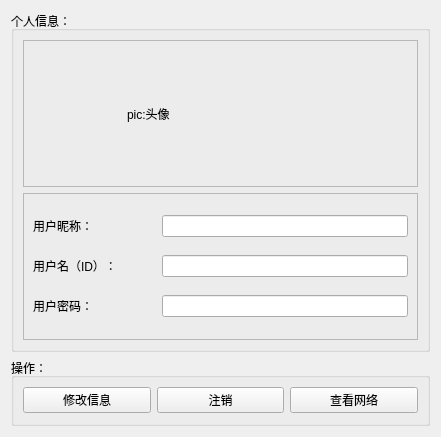
<?xml version="1.0" encoding="UTF-8"?>
<ui version="4.0">
 <class>UserInfoWin</class>
 <widget class="QWidget" name="UserInfoWin">
  <property name="geometry">
   <rect>
    <x>0</x>
    <y>0</y>
    <width>441</width>
    <height>437</height>
   </rect>
  </property>
  <property name="windowTitle">
   <string>Form</string>
  </property>
  <layout class="QVBoxLayout" name="verticalLayout" stretch="5,1">
   <item>
    <widget class="QGroupBox" name="groupBox">
     <property name="title">
      <string>个人信息：</string>
     </property>
     <layout class="QVBoxLayout" name="verticalLayout_2">
      <item>
       <widget class="QFrame" name="frame_2">
        <property name="frameShape">
         <enum>QFrame::StyledPanel</enum>
        </property>
        <property name="frameShadow">
         <enum>QFrame::Raised</enum>
        </property>
        <layout class="QHBoxLayout" name="horizontalLayout_2" stretch="1,2,1">
         <item>
          <spacer name="horizontalSpacer">
           <property name="orientation">
            <enum>Qt::Horizontal</enum>
           </property>
           <property name="sizeHint" stdset="0">
            <size>
             <width>89</width>
             <height>20</height>
            </size>
           </property>
          </spacer>
         </item>
         <item>
          <widget class="QLabel" name="label_4">
           <property name="text">
            <string>pic:头像</string>
           </property>
          </widget>
         </item>
         <item>
          <spacer name="horizontalSpacer_2">
           <property name="orientation">
            <enum>Qt::Horizontal</enum>
           </property>
           <property name="sizeHint" stdset="0">
            <size>
             <width>89</width>
             <height>20</height>
            </size>
           </property>
          </spacer>
         </item>
        </layout>
       </widget>
      </item>
      <item>
       <widget class="QFrame" name="frame">
        <property name="frameShape">
         <enum>QFrame::StyledPanel</enum>
        </property>
        <property name="frameShadow">
         <enum>QFrame::Raised</enum>
        </property>
        <layout class="QGridLayout" name="gridLayout" columnstretch="1,2">
         <item row="0" column="0">
          <widget class="QLabel" name="label">
           <property name="text">
            <string>用户昵称：</string>
           </property>
          </widget>
         </item>
         <item row="0" column="1">
          <widget class="QLineEdit" name="lineEdit"/>
         </item>
         <item row="1" column="0">
          <widget class="QLabel" name="label_2">
           <property name="text">
            <string>用户名（ID）：</string>
           </property>
          </widget>
         </item>
         <item row="1" column="1">
          <widget class="QLineEdit" name="lineEdit_2"/>
         </item>
         <item row="2" column="0">
          <widget class="QLabel" name="label_3">
           <property name="text">
            <string>用户密码：</string>
           </property>
          </widget>
         </item>
         <item row="2" column="1">
          <widget class="QLineEdit" name="lineEdit_3"/>
         </item>
        </layout>
       </widget>
      </item>
     </layout>
    </widget>
   </item>
   <item>
    <widget class="QGroupBox" name="groupBox_2">
     <property name="title">
      <string>操作：</string>
     </property>
     <layout class="QHBoxLayout" name="horizontalLayout">
      <item>
       <widget class="QPushButton" name="ModifyInfoBtn">
        <property name="text">
         <string>修改信息</string>
        </property>
       </widget>
      </item>
      <item>
       <widget class="QPushButton" name="LogOffBtn">
        <property name="text">
         <string>注销</string>
        </property>
       </widget>
      </item>
      <item>
       <widget class="QPushButton" name="ViewNetworkBtn">
        <property name="text">
         <string>查看网络</string>
        </property>
       </widget>
      </item>
     </layout>
    </widget>
   </item>
  </layout>
 </widget>
 <resources/>
 <connections/>
</ui>
